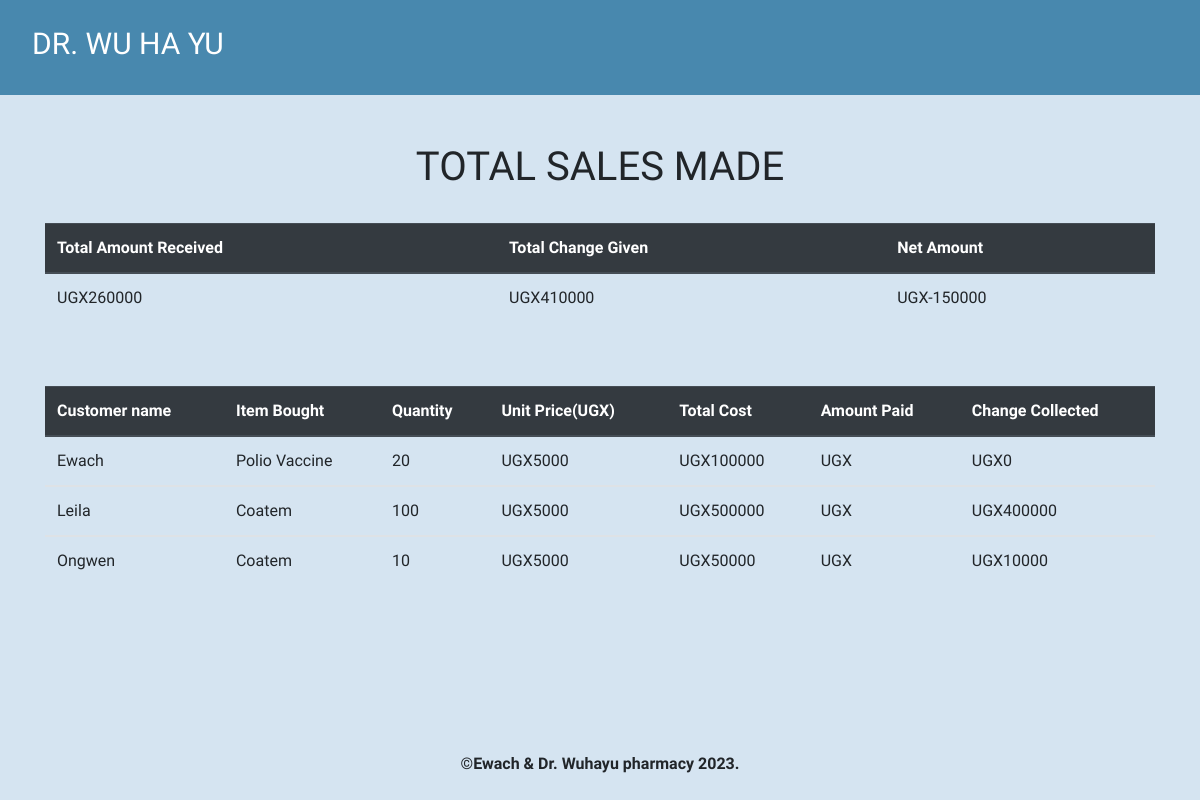
/all_sales/, run on the app's committed database.
### pharmacy/models.py (models this page shows, shortened)
class Sale(models.Model):
    item = models.ForeignKey(Product, on_delete= models.CASCADE)
    quantity= models.IntegerField(default=0, null=False, blank=True)
    ammountReceived= models.IntegerField(default=0, null=False, blank=True)
    issuedTo = models.CharField(max_length=50, null=True, blank=True)
    unitPrice= models.IntegerField(default=0, null=True, blank=True)
    def getTotal(self):
        total= self.quantity * self.item.unitPrice
        return int(total)
    def getChange(self):
        change = self.getTotal() - self.ammountReceived
        return abs(int(change))

class Product(models.Model):
    categoryName= models.ForeignKey(Stock_Category,on_delete=models.CASCADE,null=True, blank= True)
    itemName=models.CharField(max_length=50, null=True, blank=True)
    totalQuantity= models.IntegerField(default=0, null=True, blank=True)
    issuedQuantity=models.IntegerField(default=0, null=True, blank=True)
    receivedQuantity=models.IntegerField(default=0, null=True, blank=True)
    unitPrice= models.IntegerField(default=0, null=True, blank=True)
    manufacturer= models.CharField(max_length=50, null=True, blank=True)
    brand= models.CharField(max_length=50, null=True, blank=True)
    def __str__(self) :
        return self.itemName

### pharmacy/views.py (the view)
# urls.py: path('all_sales/', views.al_sales, name='all_sales'),
def al_sales(request):
    sales = Sale.objects.all()
    total  = sum([items.ammountReceived for items in sales])
    change = sum([items.getChange() for items in sales])
    net = total - change
    return render(request, 'products/all_sales.html',
     {
     'sales': sales,
     'total': total,
     'change': change,
     'net': net,
      })

### templates/products/all_sales.html
{% extends 'products/base.html'%} {% block content%}
<br></br>
<div class = "container">
<h1 class = "text-center">TOTAL SALES MADE</h1><br>
  <table class="table">
    <thead class="thead-dark">
      <tr>
        <th scope="col">Total Amount Received</th>
        <th scope="col">Total Change Given</th>
        <th scope="col">Net Amount</th>
      </tr>
    </thead>
    <tbody>
      <tr>
        <td>UGX{{total}}</td>
        <td>UGX{{change}}</td>
        <td>UGX{{net}}</td>
      </tr>
    </tbody>
  </table>
</div>
<br></br>
<div class = "container">
  <table class="table">
    <thead class="thead-dark">
      <tr>
        <th scope="col">Customer name</th>
        <th scope="col">Item Bought</th>
        <th scope="col">Quantity</th>
        <th scope="col">Unit Price(UGX)</th>
        <th scope="col">Total Cost</th>
        <th scope="col">Amount Paid</th>
        <th scope="col">Change Collected</th>
      </tr>
    </thead>
    {% for sale in sales %}
    <tbody>
      <tr>
        <td>{{sale.issuedTo | title}}</td>
        <td>{{sale.item | title}}</td>
        <td>{{sale.quantity}}</td>
        <td>UGX{{sale.unitPrice}}</td>
        <td>UGX{{sale.getTotal}}</td>
        <td>UGX{{sale.amountReceived}}</td>
        <td>UGX{{sale.getChange}}</td>
      </tr>
    </tbody>
    {% endfor %}
  </table>
</div>
{% endblock %}

### pharmacy/static/css/main.css (style rules this page uses)
html,body { position: relative; overflow-x: hidden; width: 100% !important; height: 100vh; display: table; position: relative; background-position: center; background-attachment: scroll; -o-background-size: cover; -moz-background-size: cover; -webkit-background-size: cover; background-size: cover; background-repeat: no-repeat; }
body { background-color: hsl(208, 50%, 89%); font-family: 'raleway'; }

### data on the page
Sale: issuedTo "Ewach", item "Polio Vaccine", quantity "20", unitPrice "5000", getTotal "100000", getChange "0"
Sale: issuedTo "Leila", item "Coatem", quantity "100", unitPrice "5000", getTotal "500000", getChange "400000"
Sale: issuedTo "Ongwen", item "Coatem", quantity "10", unitPrice "5000", getTotal "50000", getChange "10000"

### other printed values
{{ total }} "260000"
{{ change }} "410000"
{{ net }} "-150000"
